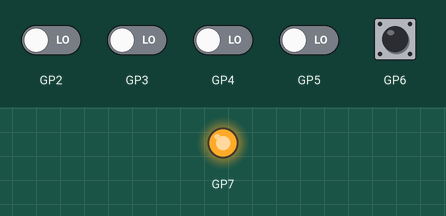
This program was run on a simulated Raspberry Pi Pico running MicroPython. On the bench: output pins drawn as LEDs (lit = HIGH). Dashed ring = blinking. Inputs (shaded band) come from the test bench; at power-on: GP6 HIGH, GP2–5 LOW. What the program prints to the serial console is not drawn.

Above: at 1.2 s.
1.3 s: GP6 pulsed LOW 5 times (0.12 s each, 0.3 s apart)
At 2.21 s:
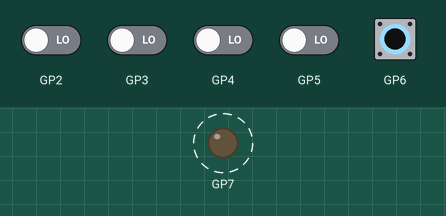
4.3 s: GP2 driven HIGH and GP6 driven LOW
At 5.7 s:
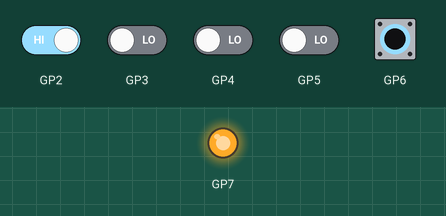
Timing chart, 0 to 7.3 s (numbered marks = the images above; inputs shaded):
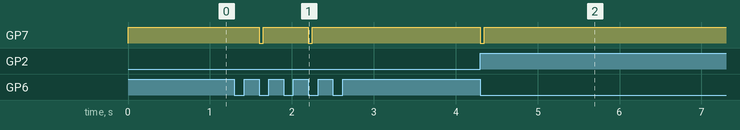

The program:

main_slave_ack_delayed.py
```python
from slave_ack_delayed import SlaveBus
from utime import sleep_ms

class MySlave(SlaveBus):

    def application_callback(
        self,
        value
    ):

        #
        # Simuliert langsame Verarbeitung
        #
        sleep_ms(50)

        print(
            "Empfangen:",
            hex(value),
            chr(value)
        )

slave = MySlave()

while True:
    pass
```

slave_ack_delayed.py
```python
from machine import Pin
from micropython import schedule

FIFO_SIZE = 256


class SlaveBus:

    def __init__(
        self,
        data_pins=(2,3,4,5),
        wr_pin=6,
        ack_pin=7
    ):

        #
        # Datenleitungen
        #
        self.data = [
            Pin(p, Pin.IN)
            for p in data_pins
        ]

        #
        # WR vom Master
        #
        self.wr = Pin(
            wr_pin,
            Pin.IN,
            Pin.PULL_UP
        )

        #
        # ACK an Master
        #
        self.ack = Pin(
            ack_pin,
            Pin.OUT,
            value=1
        )

        #
        # RX FIFO
        #
        self.rx_fifo = bytearray(
            FIFO_SIZE
        )

        self.rx_wr = 0
        self.rx_rd = 0

        #
        # Byteaufbau
        #
        self.have_low = False
        self.low_nibble = 0

        #
        # WR Interrupt
        #
        self.wr.irq(
            trigger=Pin.IRQ_FALLING,
            handler=self._wr_irq
        )

    ################################################
    # FIFO
    ################################################

    def _put_rx(self, value):

        next_wr = (
            self.rx_wr + 1
        ) & 0xFF

        if next_wr == self.rx_rd:
            return

        self.rx_fifo[
            self.rx_wr
        ] = value

        self.rx_wr = next_wr

    def available(self):

        return (
            self.rx_wr -
            self.rx_rd
        ) & 0xFF

    def read_byte(self):

        if self.rx_rd == self.rx_wr:
            return None

        value = self.rx_fifo[
            self.rx_rd
        ]

        self.rx_rd = (
            self.rx_rd + 1
        ) & 0xFF

        return value

    ################################################
    # Datenbus lesen
    ################################################

    def _read_nibble(self):

        value = 0

        if self.data[0].value():
            value |= 0x01

        if self.data[1].value():
            value |= 0x02

        if self.data[2].value():
            value |= 0x04

        if self.data[3].value():
            value |= 0x08

        return value

    ################################################
    # WR IRQ
    ################################################

    def _wr_irq(self, pin):

        nibble = self._read_nibble()

        #
        # erstes Nibble
        #
        if not self.have_low:

            self.low_nibble = nibble
            self.have_low = True

            return

        #
        # Byte fertig
        #
        byte_value = (
            (nibble << 4)
            | self.low_nibble
        )

        self.have_low = False

        #
        # Verarbeitung
        #
        schedule(
            self._process_byte,
            byte_value
        )

    ################################################
    # Byte verarbeiten
    ################################################

    def _process_byte(self, value):

        #
        # ACK aktiv
        #
        self.ack.value(0)

        #
        # Hier darf beliebig lange
        # gearbeitet werden
        #
        self._put_rx(value)

        #
        # Beispiel:
        #
        self.application_callback(
            value
        )

        #
        # ACK freigeben
        #
        self.ack.value(1)

    ################################################
    # Anwendung
    ################################################

    def application_callback(
        self,
        value
    ):
        pass
```

Measured:
- after the input at 1.3 s, GP7: alternates HIGH for 0.55 s and LOW for 0.05 s, 4 changes in all, then stays HIGH, starting after 0.30 s
- after the input at 4.3 s, GP7: HIGH → LOW at once, → HIGH 0.05 s later
